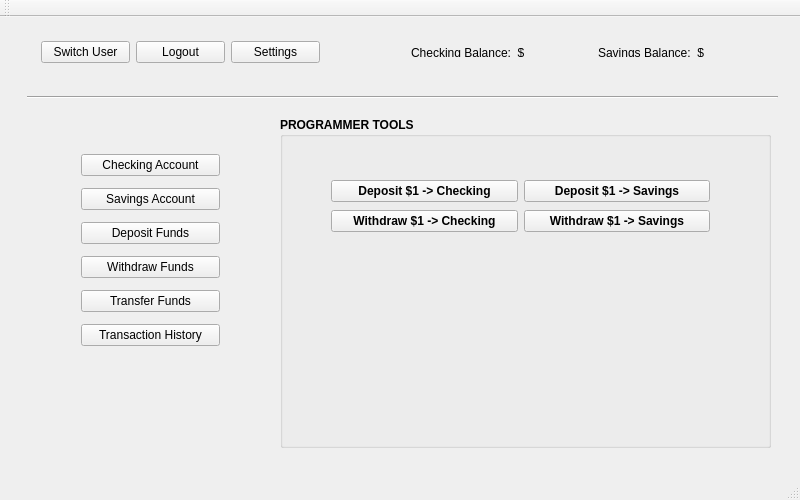
<?xml version="1.0" encoding="UTF-8"?>
<ui version="4.0">
 <class>MainWindow</class>
 <widget class="QMainWindow" name="MainWindow">
  <property name="geometry">
   <rect>
    <x>0</x>
    <y>0</y>
    <width>800</width>
    <height>500</height>
   </rect>
  </property>
  <property name="windowTitle">
   <string>Bank of James</string>
  </property>
  <widget class="QWidget" name="centralWidget">
   <widget class="QWidget" name="horizontalLayoutWidget">
    <property name="geometry">
     <rect>
      <x>30</x>
      <y>10</y>
      <width>301</width>
      <height>51</height>
     </rect>
    </property>
    <layout class="QHBoxLayout" name="horizontalLayoutUserMenu">
     <item>
      <widget class="QPushButton" name="pushButtonSwitchUser">
       <property name="text">
        <string>Switch User</string>
       </property>
      </widget>
     </item>
     <item>
      <widget class="QPushButton" name="pushButtonLogout">
       <property name="text">
        <string>Logout</string>
       </property>
      </widget>
     </item>
     <item>
      <widget class="QPushButton" name="pushButtonSettings">
       <property name="text">
        <string>Settings</string>
       </property>
      </widget>
     </item>
    </layout>
   </widget>
   <widget class="Line" name="lineUpperMenu">
    <property name="geometry">
     <rect>
      <x>27</x>
      <y>70</y>
      <width>751</width>
      <height>20</height>
     </rect>
    </property>
    <property name="orientation">
     <enum>Qt::Horizontal</enum>
    </property>
   </widget>
   <widget class="QWidget" name="horizontalLayoutWidget_2">
    <property name="geometry">
     <rect>
      <x>400</x>
      <y>20</y>
      <width>381</width>
      <height>31</height>
     </rect>
    </property>
    <layout class="QHBoxLayout" name="horizontalLayoutUserBalance">
     <item>
      <widget class="QLabel" name="labelCheckingBalance">
       <property name="text">
        <string>Checking Balance:  $</string>
       </property>
      </widget>
     </item>
     <item>
      <widget class="QLabel" name="labelcBal">
       <property name="text">
        <string>&lt;cBal&gt;</string>
       </property>
      </widget>
     </item>
     <item>
      <widget class="QLabel" name="labelSavingsBalance">
       <property name="text">
        <string>Savings Balance:  $</string>
       </property>
      </widget>
     </item>
     <item>
      <widget class="QLabel" name="labelsBal">
       <property name="text">
        <string>&lt;sBal&gt;</string>
       </property>
      </widget>
     </item>
    </layout>
   </widget>
   <widget class="QWidget" name="verticalLayoutWidget">
    <property name="geometry">
     <rect>
      <x>70</x>
      <y>120</y>
      <width>161</width>
      <height>231</height>
     </rect>
    </property>
    <layout class="QVBoxLayout" name="verticalLayoutButtonMenu">
     <item>
      <widget class="QPushButton" name="pushButtonCheckingAccount">
       <property name="text">
        <string>Checking Account</string>
       </property>
      </widget>
     </item>
     <item>
      <widget class="QPushButton" name="pushButtonSavingsAccount">
       <property name="text">
        <string>Savings Account</string>
       </property>
      </widget>
     </item>
     <item>
      <widget class="QPushButton" name="pushButtonDepositFunds">
       <property name="text">
        <string>Deposit Funds</string>
       </property>
      </widget>
     </item>
     <item>
      <widget class="QPushButton" name="pushButtonWithdrawFunds">
       <property name="text">
        <string>Withdraw Funds</string>
       </property>
      </widget>
     </item>
     <item>
      <widget class="QPushButton" name="pushButtonTransferFunds">
       <property name="text">
        <string>Transfer Funds</string>
       </property>
      </widget>
     </item>
     <item>
      <widget class="QPushButton" name="pushButtonTransactionHistory">
       <property name="text">
        <string>Transaction History</string>
       </property>
      </widget>
     </item>
    </layout>
   </widget>
   <widget class="QGroupBox" name="groupBoxProgrammerTools">
    <property name="geometry">
     <rect>
      <x>280</x>
      <y>100</y>
      <width>491</width>
      <height>331</height>
     </rect>
    </property>
    <property name="font">
     <font>
      <weight>75</weight>
      <bold>true</bold>
     </font>
    </property>
    <property name="title">
     <string>PROGRAMMER TOOLS</string>
    </property>
    <widget class="QWidget" name="gridLayoutWidget">
     <property name="geometry">
      <rect>
       <x>40</x>
       <y>50</y>
       <width>401</width>
       <height>80</height>
      </rect>
     </property>
     <layout class="QGridLayout" name="gridLayout">
      <item row="0" column="1">
       <widget class="QPushButton" name="pushButtonPTDepositSavings">
        <property name="text">
         <string>Deposit $1 -&gt; Savings</string>
        </property>
       </widget>
      </item>
      <item row="0" column="0">
       <widget class="QPushButton" name="pushButtonPTDepositChecking">
        <property name="text">
         <string>Deposit $1 -&gt; Checking</string>
        </property>
       </widget>
      </item>
      <item row="1" column="0">
       <widget class="QPushButton" name="pushButtonPTWithdrawChecking">
        <property name="text">
         <string>Withdraw $1 -&gt; Checking</string>
        </property>
       </widget>
      </item>
      <item row="1" column="1">
       <widget class="QPushButton" name="pushButtonPTWithdrawSavings">
        <property name="text">
         <string>Withdraw $1 -&gt; Savings</string>
        </property>
       </widget>
      </item>
     </layout>
    </widget>
   </widget>
  </widget>
  <widget class="QMenuBar" name="menuBar">
   <property name="geometry">
    <rect>
     <x>0</x>
     <y>0</y>
     <width>800</width>
     <height>20</height>
    </rect>
   </property>
  </widget>
  <widget class="QToolBar" name="mainToolBar">
   <attribute name="toolBarArea">
    <enum>TopToolBarArea</enum>
   </attribute>
   <attribute name="toolBarBreak">
    <bool>false</bool>
   </attribute>
  </widget>
  <widget class="QStatusBar" name="statusBar"/>
 </widget>
 <layoutdefault spacing="6" margin="11"/>
 <resources/>
 <connections/>
</ui>
